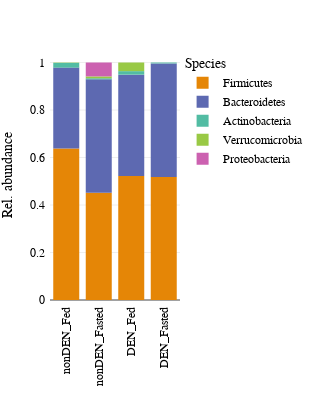

Notebook cell for this chart:
### Code cell
toPlot2 = toPlot[toPlot['Species'] == 'Verrucomicrobia']
fig = px.bar(toPlot,x='Group',y='Rel. abundance',color='Species',template='none',
             color_discrete_sequence=px.colors.qualitative.Vivid,
             category_orders={"Group": ["nonDEN_Fed", "nonDEN_Fasted",'DEN_Fed','DEN_Fasted']})
fig.update_layout(autosize=False,height=400,width=300,margin=dict(l=50,b=100,t=50,r=50,pad=4))
fig = setPlotFont(fig)
fig.update_xaxes(title='',tickangle=270)
#fig.write_image('Figures/metagenomics/rel_abundance_phylum.pdf')
fig.show()

### Figure 1 — Plotly figure (JSON) as saved in the notebook; plotly's stock layout.template omitted (floating-point values rounded to 4 significant figures)
{"data": [{"alignmentgroup": "True", "hovertemplate": "Species=Firmicutes<br>Group=%{x}<br>Rel. abundance=%{y}<extra></extra>", "legendgroup": "Firmicutes", "marker": {"color": "rgb(229, 134, 6)", "pattern": {"shape": ""}}, "name": "Firmicutes", "offsetgroup": "Firmicutes", "orientation": "v", "showlegend": true, "textposition": "auto", "type": "bar", "x": ["nonDEN_Fed", "DEN_Fed", "nonDEN_Fasted", "DEN_Fasted"], "xaxis": "x", "y": [0.6377, 0.5216, 0.4521, 0.5175], "yaxis": "y"}, {"alignmentgroup": "True", "hovertemplate": "Species=Bacteroidetes<br>Group=%{x}<br>Rel. abundance=%{y}<extra></extra>", "legendgroup": "Bacteroidetes", "marker": {"color": "rgb(93, 105, 177)", "pattern": {"shape": ""}}, "name": "Bacteroidetes", "offsetgroup": "Bacteroidetes", "orientation": "v", "showlegend": true, "textposition": "auto", "type": "bar", "x": ["nonDEN_Fed", "DEN_Fed", "nonDEN_Fasted", "DEN_Fasted"], "xaxis": "x", "y": [0.3407, 0.4271, 0.4771, 0.4787], "yaxis": "y"}, {"alignmentgroup": "True", "hovertemplate": "Species=Actinobacteria<br>Group=%{x}<br>Rel. abundance=%{y}<extra></extra>", "legendgroup": "Actinobacteria", "marker": {"color": "rgb(82, 188, 163)", "pattern": {"shape": ""}}, "name": "Actinobacteria", "offsetgroup": "Actinobacteria", "orientation": "v", "showlegend": true, "textposition": "auto", "type": "bar", "x": ["nonDEN_Fed", "DEN_Fed", "nonDEN_Fasted", "DEN_Fasted"], "xaxis": "x", "y": [0.02017, 0.01494, 0.004607, 0.003778], "yaxis": "y"}, {"alignmentgroup": "True", "hovertemplate": "Species=Verrucomicrobia<br>Group=%{x}<br>Rel. abundance=%{y}<extra></extra>", "legendgroup": "Verrucomicrobia", "marker": {"color": "rgb(153, 201, 69)", "pattern": {"shape": ""}}, "name": "Verrucomicrobia", "offsetgroup": "Verrucomicrobia", "orientation": "v", "showlegend": true, "textposition": "auto", "type": "bar", "x": ["nonDEN_Fed", "DEN_Fed", "nonDEN_Fasted", "DEN_Fasted"], "xaxis": "x", "y": [0.001381, 0.03636, 0.007721, 2.411e-05], "yaxis": "y"}, {"alignmentgroup": "True", "hovertemplate": "Species=Proteobacteria<br>Group=%{x}<br>Rel. abundance=%{y}<extra></extra>", "legendgroup": "Proteobacteria", "marker": {"color": "rgb(204, 97, 176)", "pattern": {"shape": ""}}, "name": "Proteobacteria", "offsetgroup": "Proteobacteria", "orientation": "v", "showlegend": true, "textposition": "auto", "type": "bar", "x": ["nonDEN_Fed", "DEN_Fed", "nonDEN_Fasted", "DEN_Fasted"], "xaxis": "x", "y": [0, 0, 0.05853, 0], "yaxis": "y"}], "layout": {"autosize": false, "barmode": "relative", "font": {"color": "black", "family": "Arial", "size": 12}, "height": 400, "legend": {"title": {"text": "Species"}, "tracegroupgap": 0}, "margin": {"b": 100, "l": 50, "pad": 4, "r": 50, "t": 50}, "width": 300, "xaxis": {"anchor": "y", "categoryarray": ["nonDEN_Fed", "nonDEN_Fasted", "DEN_Fed", "DEN_Fasted"], "categoryorder": "array", "domain": [0, 1], "tickangle": -90, "title": {"text": ""}}, "yaxis": {"anchor": "x", "domain": [0, 1], "title": {"text": "Rel. abundance"}}}}
